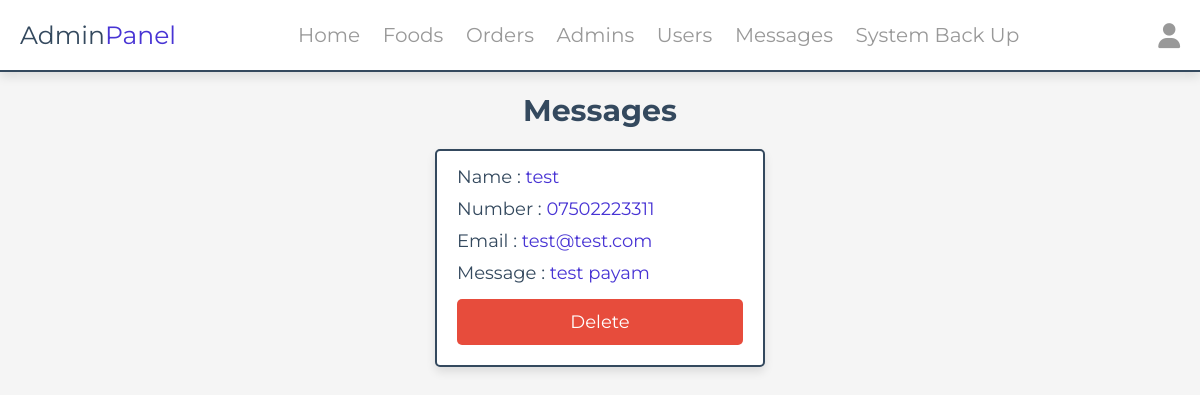
/messages.php (signed in), run on the app's committed database.
### tables this page shows
CREATE TABLE `messages` (
  `id` int(100) NOT NULL,
  `user_id` int(100) NOT NULL,
  `name` varchar(100) NOT NULL,
  `email` varchar(100) NOT NULL,
  `number` varchar(12) NOT NULL,
  `message` varchar(500) NOT NULL
);

### messages.php (the view, shortened to what this page needs)
<?php
include '../OnlineOrderingKurdish/components/connect.php';
?>
<!DOCTYPE html>
<html lang="en">
<head>
   <link rel="stylesheet" href="https://cdnjs.cloudflare.com/ajax/libs/font-awesome/6.1.1/css/all.min.css">
   <link rel="stylesheet" href="../OnlineOrderingKurdish/css/admin_style.css">
</head>
<body>
<?php include '../OnlineOrderingKurdish/components/admin_header.php' ?>
<section class="messages">
   <h1 class="heading">Messages</h1>
   <div class="box-container">
   <?php
      $select_messages = $conn->prepare("SELECT * FROM `messages`");
      $select_messages->execute();
      if($select_messages->rowCount() > 0){
         while($fetch_messages = $select_messages->fetch(PDO::FETCH_ASSOC)){
   ?>
   <div class="box">
      <p> Name : <span><?= $fetch_messages['name']; ?></span> </p>
      <p> Number : <span><?= $fetch_messages['number']; ?></span> </p>
      <p> Email : <span><?= $fetch_messages['email']; ?></span> </p>
      <p> Message : <span><?= $fetch_messages['message']; ?></span> </p>
      <a href="messages.php?delete=<?= $fetch_messages['id']; ?>" class="delete-btn" onclick="return confirm('delete this message?');">delete</a>
   </div>
   <?php
         }
      }else{
         echo '<p class="empty">you have no messages</p>';
      }
   ?>
   </div>
</section>
</body>
</html>

### css/admin_style.css (style rules this page uses)
:root { --main-color:#4834d4; --red:#e74c3c; --orange:#f39c12; --black:#34495e; --white:#fff; --light-bg:#f5f5f5; --light-color:#999; --border:.2rem solid var(--black); --box-shadow:0 .5rem 1rem rgba(0,0,0,.1); }
* { font-family: 'Montserrat', sans-serif; margin:0; padding:0; box-sizing: border-box; text-decoration: none; outline: none; border:none; }
html { font-size: 62.5%; overflow-x: hidden; }
body { background-color: var(--light-bg); }
section { max-width: 1200px; margin:0 auto; padding:2rem; }
.btn, .delete-btn, .option-btn { display: block; margin-top: 1rem; border-radius: .5rem; cursor: pointer; width: 100%; font-size: 1.8rem; color:var(--white); padding:1.2rem 3rem; text-transform: capitalize; text-align: center; }
.delete-btn { background-color: var(--red); }
.heading { text-align: center; margin-bottom: 2rem; text-transform: capitalize; color:var(--black); font-size: 3rem; }
.messages .box-container { display: grid; grid-template-columns: repeat(auto-fit, 33rem); gap:1.5rem; justify-content: center; align-items: flex-start; }
.messages .box-container .box { background-color: var(--white); border-radius: .5rem; box-shadow: var(--box-shadow); border:var(--border); padding:2rem; padding-top: 1rem; }
.messages .box-container .box p { padding: .5rem 0; font-size: 1.8rem; color:var(--black); }
.messages .box-container .box p span { color:var(--main-color); }

### data on the page
messages: name "test", number "07502223311", email "test@test.com", message "test payam"
